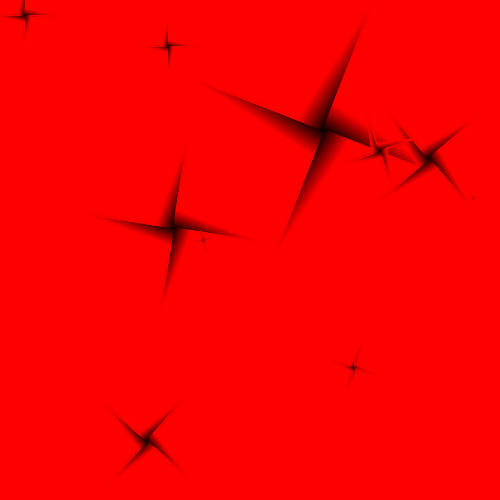
Frame 1 (no input)
Frame 60 (the mouse pressed at the canvas centre just before this capture): identical to frame 1, image omitted
Frame 120 (the mouse held since frame 60 and released just before this capture): identical to frame 1, image omitted

The Processing sketch that drew this single still picture (run headless with seeded random() and noise(); from frame 60 on, the mouse is pressed at the canvas centre):

// Processing sketch: starsFracture
// ── starsFracture.pde
Fracture[] fractures;
int numFractures = 10;

void setup() {
  size(500, 500);
  fractures = new Fracture[numFractures];
  for (int i = 0; i < numFractures; i++) {
    fractures[i] = new Fracture(random(width), random(height), 4, random(150), random(90)); 
  }
  noFill();
}

void draw() {
  background(255, 0, 0);
  for (Fracture fracture : fractures) {
    fracture.display();
  }
}

class Fracture {
  float cenX;
  float cenY;
  float lados;
  float radius;
  float angle;
  float stepLado;  
  float posX1, posY1;
  float posX2, posY2;

  Fracture(float cenX_, float cenY_, float lados_, float radius_, float angle_) {
    cenX = cenX_;
    cenY = cenY_;
    lados = lados_;
    radius = radius_;
    angle = angle_;
    stepLado = 360/lados;
  }

  void display() {
    pushMatrix();
    translate(cenX, cenY);
    rotate(radians(angle));
    for (int r = 0; r < radius; r++) {   
      stroke(map(r, 0, radius, 0, 255), 0, 0);
      beginShape();
      for (int d = 0; d < 360; d+=stepLado) {
        posX1 = r * cos(radians(d));
        posY1 = r * sin(radians(d));
        posX2 = r*0.2 * cos(radians(d+1));
        posY2 = r*0.2 * sin(radians(d+1));
        vertex(posX1, posY1);
        vertex(posX2, posY2);
      }
      endShape(CLOSE);
    }
    popMatrix();
  }
}
